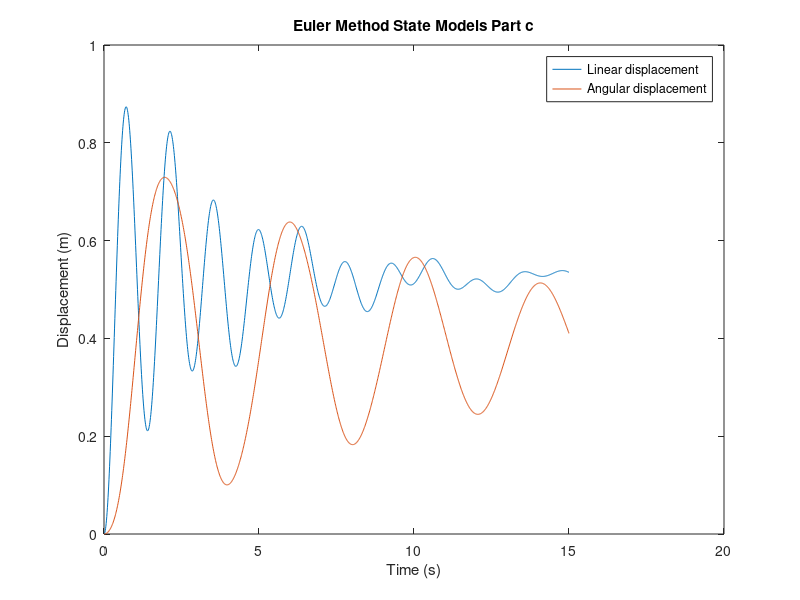

MATLAB code to generate this figure:
%%mathematical model
%% input
dt = 0.01;
t = 0:dt:15;
t_mat = vec2mat(t,1);
b=20;
k=500;
k_theta = 1000;
b_theta = 80;
p=7874;
L=0.15;
r=0.75;
h=0.1;
m = p*L*L*L;
j = 0.5*(p*h*pi*(r^2))*(r^2);
%% system matrices
%%input
a = [-b/m -1/m 0 0; k 0 -k*r 0 ; b*r/j r/j -b_theta/j -1/j; 0 0 k_theta 0];
b1 = [1/m; 0; 0; 0];
b2 = [1; 0; m*r/j; 0];
%%output
c = [0 1/k 0 0; 0 0 0 1/k_theta];
d1 = [0;0];
d2 = [0;0];
%% state vectors
n=15/dt;
x = zeros(4,n);
x_diff = [0;0;0;0];
y = zeros(2,n);
ft(1,1:n+1)=0;
ft(1,1)=100;
g(1,1:n+1) = 9.81;
i=1;
for t = 0:dt:15
    x_diff = a*x(:,i) + b1.*ft(:,i) + b2.*g(:,i);
    x(:,i+1) = x(:,i) + x_diff.*dt;
    y(:,i) = c*x(:,i) + d1.*ft(:,i) + d2.*g(:,i);
    i=i+1;
end
%% plot
figure;
plot(t_mat,y(1,:),t_mat,y(2,:));
title('Euler Method State Models Part c');
xlabel('Time (s)');
ylabel('Displacement (m)');
legend('Linear displacement','Angular displacement');
